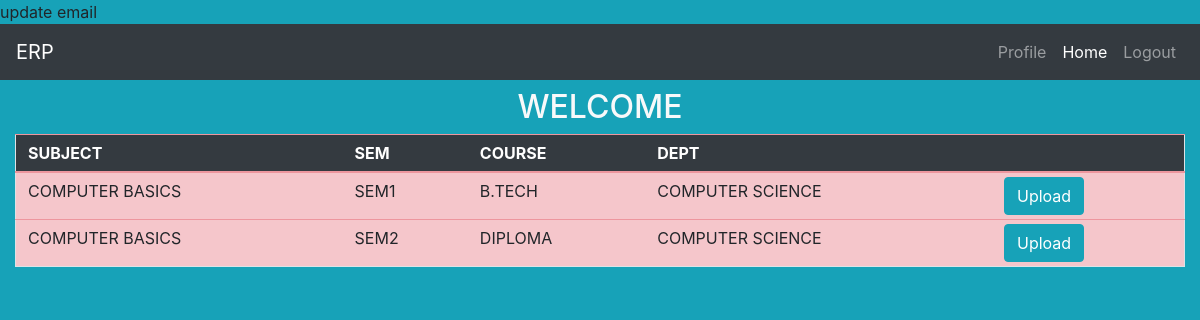
Screenshot of /teacher/homepage.php (signed in) with the database file from the repository.
### tables this page shows
CREATE TABLE `SUBJECT_TABLE` (
  `sub_id` int(11) NOT NULL,
  `sem_id` int(11) NOT NULL,
  `subject` varchar(100) NOT NULL,
  `professor` varchar(100) NOT NULL,
  `prof_userid` varchar(100) NOT NULL
);

CREATE TABLE `SEMESTER` (
  `sem_id` int(11) NOT NULL,
  `course_id` int(11) NOT NULL,
  `sem` varchar(100) NOT NULL
);

CREATE TABLE `COURSE` (
  `course_id` int(11) NOT NULL,
  `dept_id` int(11) NOT NULL,
  `course` varchar(50) NOT NULL
);

CREATE TABLE `DEPT_LIST` (
  `dept_id` int(11) NOT NULL,
  `faculty` varchar(100) NOT NULL,
  `dept` varchar(50) NOT NULL
);

### teacher/homepage.php (the view, shortened to what this page needs)
<?php
 include('connect.php');
?>
<html>
<head>
    <link rel="stylesheet" href="https://stackpath.bootstrapcdn.com/bootstrap/4.3.1/css/bootstrap.min.css">
    <link rel="stylesheet" href="../css/teacher_index.css">
</head>
<body class="bg-info">
        <?php
            if(empty($_SESSION['email'])){
                echo "update email";
            }
        ?>
    <nav class="navbar navbar-expand-sm sticky-top navbar-dark bg-dark">
        <a class="navbar-brand active" href="welcome.php">ERP</a>
        <div class="collapse navbar-collapse" id="navbarSupportedContent">
            <ul class="navbar-nav ml-auto">
                <li class="nav-item">
                    <a class="nav-link" href="welcome.php">Profile <span class="sr-only">(current)</span></a>
                </li>
                <li class="nav-item active">
                    <a class="nav-link" href="homepage.php">Home</a>
                </li>
                <li class="nav-item">
                    <a class="nav-link" href="logout.php"">Logout</a>
                </li>
            </ul>
        </div>
    </nav>
    <div class="container-fluid">
        <div class="container text-center font-weight-bold mt-2 mb-1">
            <h2 class="text-light">
                WELCOME <?php echo $_SESSION['prof_name']; ?>
            </h2>
        </div>
        <?php
            $profuserid=$_SESSION['userid'];
            $sub_sql = "SELECT * FROM SUBJECT_TABLE WHERE prof_userid='$profuserid' ";
            $sub_res = mysqli_query($conn, $sub_sql);
        ?>
        <table class="table table-danger" style="width:100%;">
            <thead class="table-dark">
                <tr class="border">
                    <th class="py-2">SUBJECT</th>
                    <th class="py-2">SEM</th>
                    <th class="py-2">COURSE</th>
                    <th class="py-2">DEPT</th>
                    <th class="py-2"></th>
                </tr>
            </thead>
            <tbody>
                <?php
                    while($row = mysqli_fetch_assoc($sub_res)){
                ?>
                <tr class="border">
                    <td class="py-2 td"><?php echo $row['subject']; ?></td>
                    <?php
                        $sem_id = $row['sem_id'];
                        $sem_sql = "SELECT * FROM SEMESTER WHERE sem_id='$sem_id' ";
                        $sem_res = mysqli_query($conn, $sem_sql);
                        while($sem_row = mysqli_fetch_assoc($sem_res)){
                    ?>
                    <td class="py-2 td"><?php echo $sem_row['sem']; ?></td>
                    <?php
                        $course_id = $sem_row['course_id'];
                        $course_sql = "SELECT * FROM COURSE WHERE course_id='$course_id' ";
                        $course_res = mysqli_query($conn, $course_sql);
                        while($course_row = mysqli_fetch_assoc($course_res)){
                    ?>
                    <td class="py-2 td"><?php echo $course_row['course']; ?></td>
                    <?php
                        $dept_id = $course_row['dept_id'];
                        $dept_sql = "SELECT * FROM DEPT_LIST WHERE dept_id='$dept_id' ";
                        $dept_res = mysqli_query($conn, $dept_sql);
                        while($dept_row = mysqli_fetch_assoc($dept_res)){
                    ?>
                    <td class="py-2 td"><?php echo $dept_row['dept']; ?></td>
                    <td class="py-1">
                        <a class="btn btn-info" href='uploadfile.php?subject=<?php echo $row['subject'];?>&sem=<?php echo $sem_row['sem'];?>&course=<?php echo $course_row['course'];?>&dept=<?php echo $dept_row['dept'];?>'>
                            Upload
                        </a>
                    </td>
                    <?php
                        }
                    ?>
                    <?php
                        }
                    ?>
                    <?php
                        }
                    ?>
                </tr>
                <?php
                    }
                ?>
            </tbody>
        </table>
   </div>
</body>
</html>

### teacher/homepage.php (style rules this page uses)
.td { word-break: break-word; }

### rows the page displays
subject_table: subject "COMPUTER BASICS"
semester: sem "SEM1"
course: course "B.TECH"
dept_list: dept "COMPUTER SCIENCE"
subject_table: subject "COMPUTER BASICS"
semester: sem "SEM2"
course: course "DIPLOMA"
